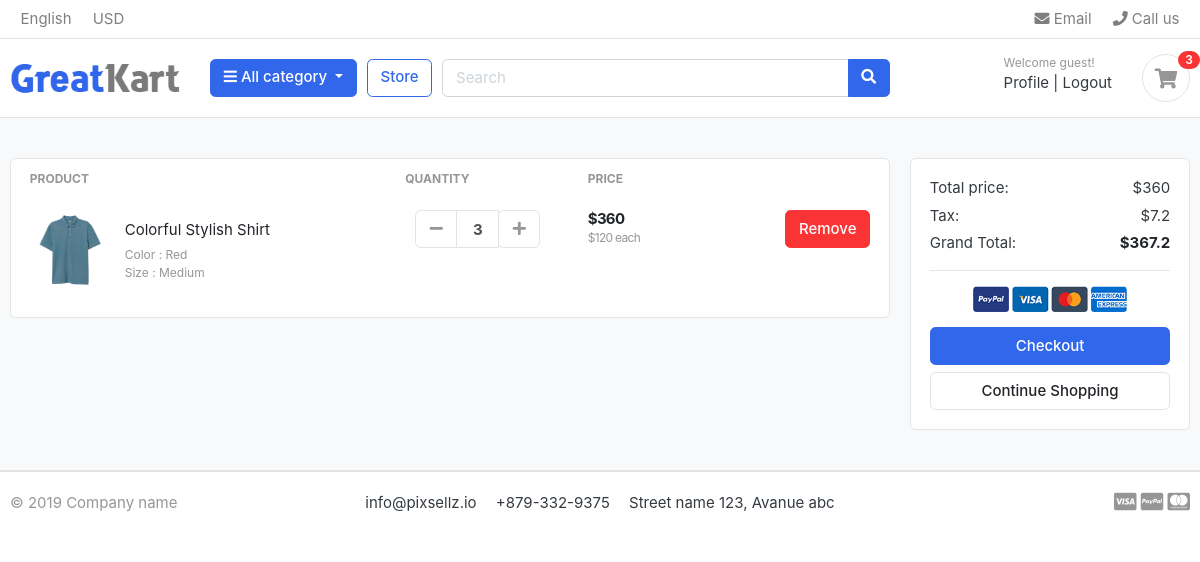
The app's page /cart/ (signed in), older data.
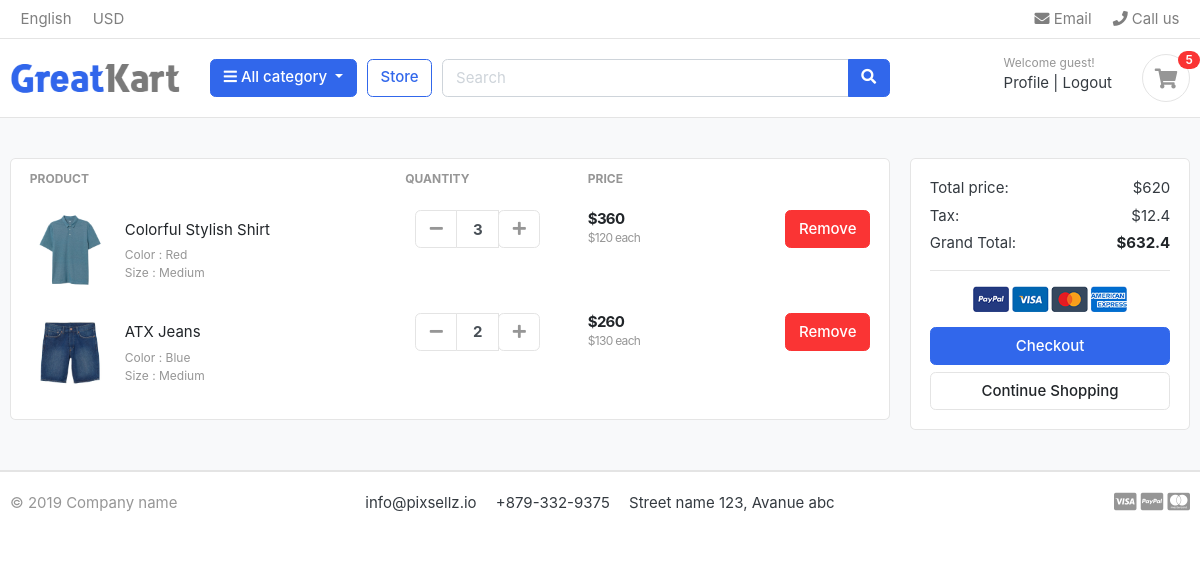
The same page, newer data.
### carts/models.py (models this page shows, shortened)
class CartItem(models.Model):
    user = models.ForeignKey(User, on_delete=models.CASCADE , null=True)
    product = models.ForeignKey("store.Product", on_delete=models.CASCADE)
    cart = models.ForeignKey(Cart, on_delete=models.CASCADE , null=True)
    variations = models.ManyToManyField("store.Variation",blank=True)
    quantity = models.IntegerField()
    is_active = models.BooleanField(default=True)
    def sub_total(self):
        return self.product.price * self.quantity

### store/models.py (models this page shows, shortened)
class Product(models.Model):
    name = models.CharField( max_length=50 , unique=True)
    slug = models.SlugField(max_length=50 , unique=True)
    description = models.TextField( max_length=2000 , blank=True)
    image = models.ImageField( upload_to='product_img')
    price = models.IntegerField()
    stock = models.IntegerField()
    is_available = models.BooleanField(default=True)
    category = models.ForeignKey("category.Category", verbose_name=("category product"), on_delete=models.CASCADE)
    created_at = models.DateTimeField(auto_now_add=True)
    modified_date = models.DateField( auto_now=True)
    def get_absolute_url(self):
        return reverse("store:product_detail", args=[self.category.slug ,self.slug])

class Variation(models.Model):
    product = models.ForeignKey(Product,  on_delete=models.CASCADE)
    variation_category = models.CharField( max_length=200 , choices=variation_category_choice)
    variation_value = models.CharField( max_length=200 )
    is_active = models.BooleanField(default=True)
    created_at = models.DateTimeField(  auto_now_add=True)
    objects = VariationManager()

### carts/views.py (the view)
# urls.py: path('', carts ,name = 'cart'),
@login_required(login_url='login')
def carts(request ,total=0 ,quantity=0,cart_items=None ):
    try :
        tax = 0
        grand_total=0
        if request.user.is_authenticated:
          cart_items = CartItem.objects.filter(user=request.user, is_active=True)
        else :
            cart = Cart.objects.get(cart_id = _cart_id(request))
            cart_items = CartItem.objects.filter(cart=cart , is_active=True)
        for cart_item in cart_items:
            total += (cart_item.product.price * cart_item.quantity)
            quantity += cart_item.quantity
        tax = (2 * total)/100
        grand_total = total+tax
    except Cart.DoesNotExist:
        pass
    context = {'total':total,
               'quantity':quantity ,
               'cart_items':cart_items,
               'tax' : tax ,
               'grand_total':grand_total,
               }
    return render(request , 'carts/cart.html',context)

### carts/context_processors.py (called while the page is built)
def counter(request):
    cart_count = 0
    if 'admin' in request.path:
        return{}
    else :
        try :
            cart = Cart.objects.filter(cart_id=_cart_id(request))
            if request.user.is_authenticated:
                cart_items = CartItem.objects.all().filter(user=request.user)
            else :
                cart_items = CartItem.objects.all().filter(cart=cart[:1])
            for cart_item in cart_items:
                cart_count+=cart_item.quantity
        except Cart.DoesNotExist:
            cart_count=0
    return dict(cart_count=cart_count)

### carts/views.py (called while the page is built)
def _cart_id(request):
    cart = request.session.session_key
    if not cart:
        cart = request.session.create()
    return cart

### category/context_processor.py (called while the page is built)
def menu_links(request):
    links = Category.objects.all()
    return dict(links=links)

### category/models.py (called while the page is built)
    def get_url(self):
        return reverse('store:product_by_category',args=[self.slug])

    def __str__(self):
        return str(self.name)

### carts/templates/carts/cart.html (shortened to what this page needs)
{% extends 'base.html' %}
{% load static %}
{% block body %}
<section class="section-content padding-y bg">
	<div class="container">
		{% if not cart_items %}
		<h2 class="text-center">Your Shoping Cart Is Empty</h2>
		<div class="text-center">
			<a href="{% url 'store:store'%}" class="btn btn-primary">Continue Shopping</a>
		</div>
		{% else %}
		<div class="row">
			<aside class="col-lg-9">
				<div class="card">
					<table class="table table-borderless table-shopping-cart">
						<thead class="text-muted">
							<tr class="small text-uppercase">
								<th scope="col">Product</th>
								<th scope="col" width="120">Quantity</th>
								<th scope="col" width="120">Price</th>
								<th scope="col" class="text-right" width="200"> </th>
							</tr>
						</thead>
						<tbody>
							{% for cart_item in cart_items %}
							<tr>
								<td>
									<figure class="itemside align-items-center">
										<div class="aside"><img src="{{cart_item.product.image.url}}" class="img-sm">
										</div>
										<figcaption class="info">
											<a href="{{cart_item.product.get_absolute_url}}"
												class="title text-dark">{{cart_item.product.name}}</a>
											<p class="text-muted small">
												{% if cart_item.variations.all %}
												{% for item in cart_item.variations.all  %}
												{{item.variation_category|capfirst}} :
												{{item.variation_value|capfirst}}<br>
												{% endfor %}
												{% endif %}
											</p>
										</figcaption>
									</figure>
								</td>
								<td>
									<div class="col">
										<div class="input-group input-spinner">
											<div class="input-group-prepend">
												<a href="{% url 'carts:remove_cart' cart_item.product.id cart_item.id %}"
													class="btn btn-light" type="button" id="button-plus"> <i
														class="fa fa-minus"></i> </a>
											</div>
											<input type="text" class="form-control" value="{{cart_item.quantity}}">
											<div class="input-group-append">
												<form action="{% url 'carts:add_cart' cart_item.product.id %}"
													method="POST">
													<button class="btn btn-light" type="submit" id="button-minus"> <i
															class="fa fa-plus"></i> </button>
												</form>
											</div>
										</div>
									</div>
								</td>
								<td>
									<div class="price-wrap">
										<var class="price">${{cart_item.sub_total}}</var>
										<small class="text-muted"> ${{cart_item.product.price}} each </small>
									</div>
								</td>
								<td class="text-right">
									<a href="{% url 'carts:remove_cart_item' cart_item.product.id cart_item.id%}" onclick="return confirm('Are You Sure You Want To Delete This Item ?')"
										class="btn btn-danger"> Remove</a>
								</td>
							</tr>
							{% endfor %}
						</tbody>
					</table>
				</div>
			</aside>
			<aside class="col-lg-3">
				<div class="card">
					<div class="card-body">
						<dl class="dlist-align">
							<dt>Total price:</dt>
							<dd class="text-right">${{total}}</dd>
						</dl>
						<dl class="dlist-align">
							<dt>Tax:</dt>
							<dd class="text-right"> ${{tax}}</dd>
						</dl>
						<dl class="dlist-align">
							<dt>Grand Total:</dt>
							<dd class="text-right text-dark b"><strong>${{grand_total}}</strong></dd>
						</dl>
						<hr>
						<p class="text-center mb-3">
							<img src="{% static './images/misc/payments.png'%}" height="26">
						</p>
						<a href="{% url 'carts:checkout'%}" class="btn btn-primary btn-block"> Checkout </a>
						<a href="{% url 'store:store'%}" class="btn btn-light btn-block">Continue Shopping</a>
					</div>
				</div>
			</aside>
		</div>
		{% endif %}
	</div>
</section>
{% endblock body %}

Row changes from the older to the newer data that the page shows:
added CartItem: product.image (picture), product.name "ATX Jeans", quantity "2", sub_total "260", product.price "130"
now on this page (row unchanged): Variation: variation_category "Color", variation_value "Blue", shown under "ATX Jeans"
now on this page (row unchanged): Variation: variation_category "Size", variation_value "Medium", shown under "ATX Jeans"
Text that changed along with them:
{{ cart_count }}: "3" → "5"
{{ total }}: "360" → "620"
{{ tax }}: "7.2" → "12.4"
{{ grand_total }}: "367.2" → "632.4"
